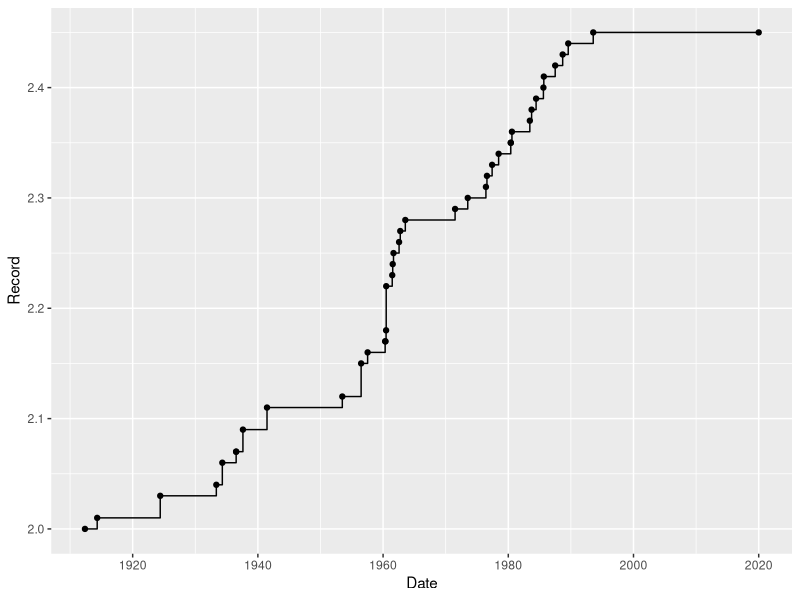
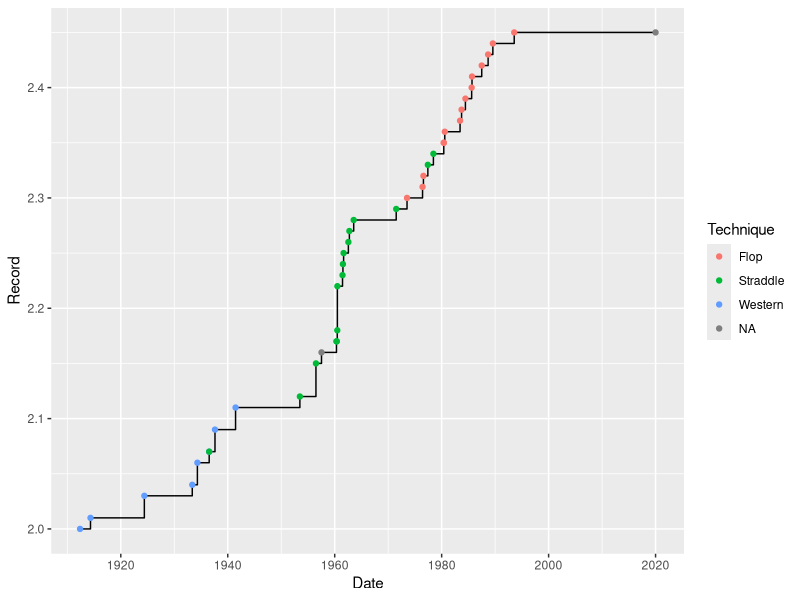
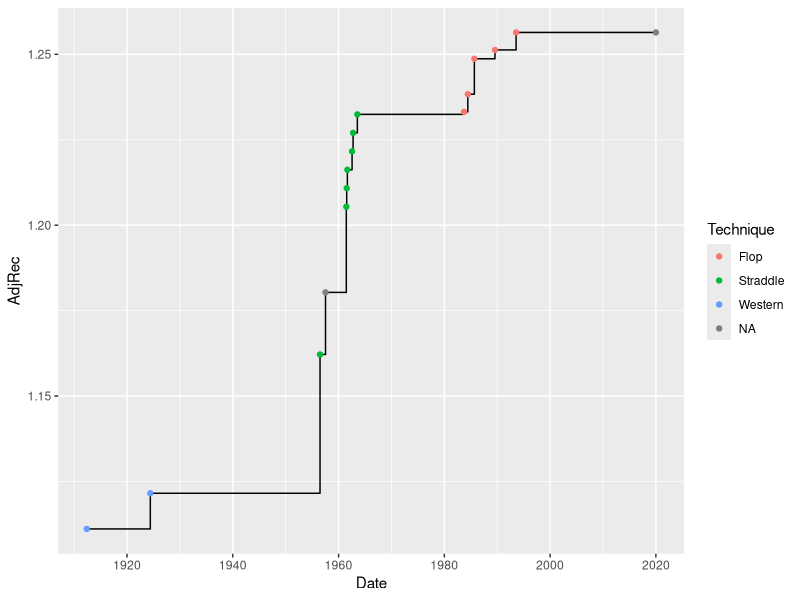

Write R code to recreate these figures, in order.
# Replication file for: "High Jump World Records"
# RPubs-link: https://rpubs.com/mstefan-rpubs/jump
# (c) Martin Stefan, August 2020

rm(list = ls())

df <- read.csv("data.csv")
df$Technique <- as.factor(df$Style)
df$Day <- as.character(df$Day)
df$Month <- as.character(df$Month)
for(i in 1:nrow(df)) if(nchar(df$Day[i])==1) df$Day[i] <- paste(0,df$Day[i],sep="")
for(i in 1:nrow(df)) if(nchar(df$Month[i])==1) df$Month[i] <- paste(0,df$Month[i],sep="")
df$Date <- paste(df$Day,df$Month,df$Year,sep="-")
df$Date <- as.Date(df$Date,"%d-%m-%Y")


library(ggplot2)

# world record over time
ggplot(df,aes(x=Date,y=Record)) + 
  geom_step() +
  geom_point()

# colors for techniques
ggplot(df,aes(x=Date,y=Record)) + 
  geom_step() +
  geom_point(aes(col=Technique))

# adjusted world records
df$AdjRec <- df$Record/df$Height
df <- df[!is.na(df$AdjRec),]

# remove "unfair" world records
keepwhile = T
while(keepwhile) {
  for(i in 2:(nrow(df)-1)) {
    if(i == nrow(df)-1) keepwhile = F
    if(df$AdjRec[i] < df$AdjRec[i-1]) {
      df <- df[-i,]
      break
    }
  }
}

# plot
ggplot(df,aes(x=Date,y=AdjRec)) + 
  geom_step() +
  geom_point(aes(col=Technique))
